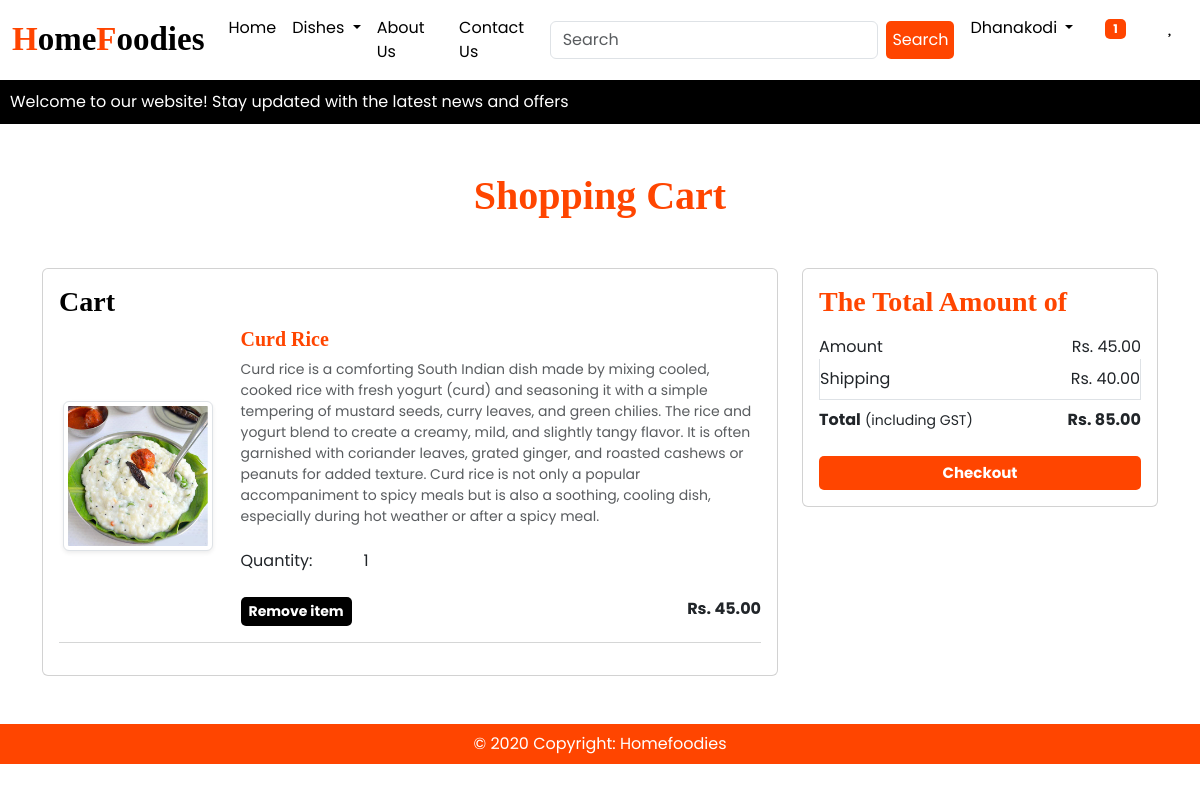
The app's page /cart/ (signed in) with its own data.
### Receipeapp/models.py (models this page shows, shortened)
class Cart(models.Model):
	user = models.ForeignKey(User,on_delete=models.CASCADE)
	product = models.ForeignKey(Products,on_delete=models.CASCADE)
	quantity = models.PositiveIntegerField(default=1)

class Products(models.Model):
    title = models.CharField(max_length=100)
    selling_price = models.DecimalField(max_digits=10, decimal_places=2)
    discounted_price = models.DecimalField(max_digits=10, decimal_places=2)
    preparation_time = models.TextField()
    description = models.TextField()
    ingredients = models.TextField(default='')
    prodapp = models.TextField(default='')
    category = models.CharField(choices=CATEGORY_CHOICES, max_length=2)
    product_image = models.ImageField(upload_to='product', null=True, blank=True)

### Receipeapp/views.py (the view)
# urls.py: path('cart/',views.show_cart, name='showcart'),
@login_required
def show_cart(request):
    user = request.user
    cart = Cart.objects.filter(user=user)
    amount =   0
    for p in cart:
        value = p.quantity * p.product.discounted_price
        amount = amount + value
        totalamount = amount + 40
        totalitem = 0
        if request.user.is_authenticated:
            totalitem = len(Cart.objects.filter(user=request.user))
    return render(request,'app/addtocart.html',locals())

### Receipeapp/templates/app/addtocart.html (shortened to what this page needs)
{% extends 'app/base.html' %}
{% load static %}
{% block main-content %}
<div class="container my-5">
    <div class="row">
    {% if cart %}
    <h1 class="text-center mb-5" style="font-family: Georgia; color: orangered; font-weight: bold;">Shopping Cart</h1>
    <div class="col-sm-8">
        <div class="card">
            <div class="card-body">
                <h3 style="font-family: Georgia; color: black; font-weight: bold;">Cart</h3>
                {% for item in cart %}
                <div class="row">
                    <div class="col-sm-3 text-center align-self-center"><img src="{{item.product.product_image.url}}" alt="" srcset="" class="img-fluid
                    img-thumbnail shadow-sm" height="150" width="150"> </div>
                    <div class="col-sm-9">
                        <div>
                        <h5 style="font-family: Georgia; color: orangered; font-weight: bold;">{{item.product.title}}</h5>
                        <p class="mb-2 text-muted small">{{item.product.description}}</p>
                        <div class="my-3">
                            <label for="quantity">Quantity:</label>
                            <a class="minus-cart btn" pid={{item.product.id}}><i class="fas fa-minus-square fa-lg"></i></a>
                            <span id="quantity">{{item.quantity}}</span>
                            <a class="plus-cart btn" pid={{item.product.id}}><i class="fas fa-plus-square fa-lg"></i></a>
                        </div>
                        <div class="d-flex justify-content-between">
                            <a href="#" class="remove-cart btn btn-sm btn-secondary mr-3" pid={{item.product.id}} style="background-color:black;color: white;font-size: 14px;outline: none; border: none; border-radius: 5px; font-weight: bold;">Remove item </a>
                            <p class="mb-0"><span><strong>Rs. {{item.product.discounted_price}}</strong></span></p>
                        </div>
                    </div>
                </div>
            </div>
            <hr class="text-muted">
            {% endfor %}
        </div>
    </div>
    </div>
    <div class="col-sm-4">
        <div class="card" >
            <div class="card-body">
                <h3 style="font-family: Georgia; color: orangered; font-weight: bold;">The Total Amount of</h3>
                    <ul class="list-group">
                        <li class="list-group-item d-flex justify-content-between align-items-center border-0 px-0 pb-0" >Amount<span id="amount">Rs. {{amount}}</span></li>
                        <li class="list-group-item d-flex justify-content-between align-items-center px-0">Shipping <span>Rs. 40.00</span></li>
                        <li class="list-group-item d-flex justify-content-between align-items-center border-0 px-0 mb-3">
                            <div>
                                <strong>Total</strong> <small> (including GST)</small>
                            </div>
                            <span id="totalamount"><strong>Rs. {{totalamount}}</strong></span>
                        </li>
                    </ul>
                    <div class="d-grid"><a href="{%url 'checkout' %}" class="btn btn-primary" style="background-color: orangered;color: white;font-size: 15px;outline: none; border: none; border-radius: 5px; font-weight: bold;">Checkout</a>
                    </div>
                </div>
            </div>
        </div>
    {% else %}
<h1 class="text-center mb-5">Cart is Empty</h1>
{% endif %}
</div>
</div>
{% endblock main-content %}

### Receipeapp/templates/app/base.html (shortened to what this page needs)
<!DOCTYPE html>
{% load static %}
<html lang="en">
<head>
    <link href="https://cdn.jsdelivr.net/npm/bootstrap@5.3.3/dist/css/bootstrap.min.css" rel="stylesheet">
    <link rel="stylesheet" href="{% static 'app/css/owl.carousel.min.css' %}"/>
    <link rel="stylesheet" href="{% static 'app/css/all.min.css' %}"/>
    <link rel="stylesheet" href="{% static 'app/css/receipe.css' %}"/>
</head>
<body>
    <nav class="navbar navbar-expand-lg">
        <div class="container-fluid">
          <a class="navbar-brand" href="/" style="font-size: 33px; color: black;font-weight: bold; font-family: Georgia;"><span style="color:orangered;font-family: Georgia;">H</span>ome<span style="color:orangered;font-family: Georgia;">F</span>oodies</a>
          <div class="collapse navbar-collapse" id="navbarSupportedContent">
            <ul class="navbar-nav me-auto mb-2 mb-lg-0">
              {% if request.user.is_authenticated  %}
              <li class="nav-item">
                <a class="nav-link active" aria-current="page" href="/">Home</a>
              </li>
              <li class="nav-item dropdown">
                <a class="nav-link dropdown-toggle active" href="#" role="button" data-bs-toggle="dropdown" aria-expanded="false">
                  Dishes
                </a>
              </li>
              <li class="nav-item">
                <a class="nav-link active" href="{% url 'about' %}">About Us</a>
              </li>
              <li class="nav-item">
                <a class="nav-link active" href="{% url 'contact' %}">Contact Us</a>
              </li>
            </ul>
            <form class="d-flex" role="search" action="{% url 'search_products' %}" method="GET">
                <input class="form-control me-2" type="search" placeholder="Search" name="query" aria-label="Search">
                <button class="btn2" type="submit">Search</button>
            </form>
          </div>
          <ul class="navbar-nav me-auto mb-2 mb-lg-0">
              <li class="nav-item dropdown mx-2">
                <a class="nav-link dropdown-toggle active" href="#" role="button" data-bs-toggle="dropdown" aria-expanded="false">
                  {{request.user}}
                </a>
              </li>
              <li class="nav-item mx-2">
                <a class="nav-link active" href="{% url 'showcart' %}"><span class="badge" style="background-color: orangered;color: white;outline: none; border: none; border-radius: 5px; font-weight: bold;">{% if totalitem > 0 %} {{totalitem}} {% endif %}</span>  <i class="fa fa-shopping-cart"></i></a>
              </li>
            <li class="nav-item mx-2">
              <a class="nav-link active" href="{% url 'wishlist_view' %}"><i class="fa fa-heart"></i></a>
            </li>
            {% endif %}
          </ul>
        </div>
  </nav>
  <div class="marquee-container">
    <div class="marquee-content">
      Welcome to our website! Stay updated with the latest news and offers
    </div>
  </div>
{% block main-content %}{% endblock main-content %}
<footer class="container-fluid footer text-center p-2 mt-5">
    © 2020 Copyright: Homefoodies
</footer>
</body>
</html>

### Receipeapp/static/app/css/receipe.css (style rules this page uses)
* { font-family: "Poppins", serif; box-sizing: border-box; }
body { overflow-x: hidden; }
.nav-link { font-size: 16px; }
.btn2 { color:white !important; background-color:orangered; outline: none; border: none; border-radius:5px; }
.footer { background-color: orangered; color: white; }
.marquee-container { background-color: black; color: white; padding: 10px; overflow: hidden; position: relative; width: 100%; }
.marquee-content { white-space: nowrap; animation: scroll 45s linear infinite; font-size: 16px; }

### records on screen
Cart: product.product_image (picture), product "Curd Rice", product.description "Curd rice is a comforting South Indian dish made by mixing cooled, cooked rice with fresh yogurt (curd) and seasoning it with a simple tempering of mustard seeds, curry leaves, and green chilies. The rice and yogurt blend to create a creamy, mild, and slightly tangy flavor. It is often garnished with coriander leaves, grated ginger, and roasted cashews or peanuts for added texture. Curd rice is not only a popular accompaniment to spicy meals but is also a soothing, cooling dish, especially during hot weather or after a spicy meal.", quantity "1", product.discounted_price "45.00"

### other values on screen
{{ request.user }} "Dhanakodi"
{{ totalitem }} "1"
{{ amount }} "45.00"
{{ totalamount }} "85.00"
